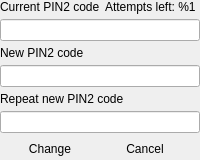
            <widget class="QWidget" name="changePin2Reader">
             <layout class="QGridLayout" name="changePin2ReaderLayout">
              <property name="leftMargin">
               <number>0</number>
              </property>
              <property name="topMargin">
               <number>0</number>
              </property>
              <property name="rightMargin">
               <number>0</number>
              </property>
              <property name="bottomMargin">
               <number>0</number>
              </property>
              <property name="spacing">
               <number>5</number>
              </property>
              <item row="1" column="0" colspan="3">
               <widget class="QLineEdit" name="changePin2Validate">
                <property name="maxLength">
                 <number>12</number>
                </property>
                <property name="echoMode">
                 <enum>QLineEdit::Password</enum>
                </property>
               </widget>
              </item>
              <item row="2" column="0" colspan="3">
               <widget class="QLabel" name="changePin2NewLabel">
                <property name="text">
                 <string>New PIN2 code</string>
                </property>
                <property name="buddy">
                 <cstring>changePin2New</cstring>
                </property>
               </widget>
              </item>
              <item row="3" column="0" colspan="3">
               <widget class="QLineEdit" name="changePin2New">
                <property name="maxLength">
                 <number>12</number>
                </property>
                <property name="echoMode">
                 <enum>QLineEdit::Password</enum>
                </property>
               </widget>
              </item>
              <item row="4" column="0" colspan="3">
               <widget class="QLabel" name="changePin2RepeatLabel">
                <property name="text">
                 <string>Repeat new PIN2 code</string>
                </property>
                <property name="buddy">
                 <cstring>changePin2Repeat</cstring>
                </property>
               </widget>
              </item>
              <item row="5" column="0" colspan="3">
               <widget class="QLineEdit" name="changePin2Repeat">
                <property name="maxLength">
                 <number>12</number>
                </property>
                <property name="echoMode">
                 <enum>QLineEdit::Password</enum>
                </property>
               </widget>
              </item>
              <item row="6" column="0">
               <widget class="QPushButton" name="changePin2Change">
                <property name="focusPolicy">
                 <enum>Qt::StrongFocus</enum>
                </property>
                <property name="text">
                 <string>Change</string>
                </property>
                <property name="default">
                 <bool>true</bool>
                </property>
                <property name="flat">
                 <bool>true</bool>
                </property>
               </widget>
              </item>
              <item row="6" column="1">
               <widget class="QPushButton" name="changePin2Cancel">
                <property name="focusPolicy">
                 <enum>Qt::StrongFocus</enum>
                </property>
                <property name="text">
                 <string>Cancel</string>
                </property>
                <property name="default">
                 <bool>true</bool>
                </property>
                <property name="flat">
                 <bool>true</bool>
                </property>
               </widget>
              </item>
              <item row="6" column="2">
               <spacer name="changePin2Spacer">
                <property name="orientation">
                 <enum>Qt::Horizontal</enum>
                </property>
                <property name="sizeHint" stdset="0">
                 <size>
                  <width>0</width>
                  <height>0</height>
                 </size>
                </property>
               </spacer>
              </item>
              <item row="0" column="0">
               <widget class="QLabel" name="changePin2ValidateLabel">
                <property name="text">
                 <string>Current PIN2 code</string>
                </property>
                <property name="buddy">
                 <cstring>changePin2Validate</cstring>
                </property>
               </widget>
              </item>
              <item row="0" column="1" colspan="2">
               <widget class="QLabel" name="changePin2AttemptsLable">
                <property name="text">
                 <string>Attempts left: %1</string>
                </property>
               </widget>
              </item>
             </layout>
            </widget>
